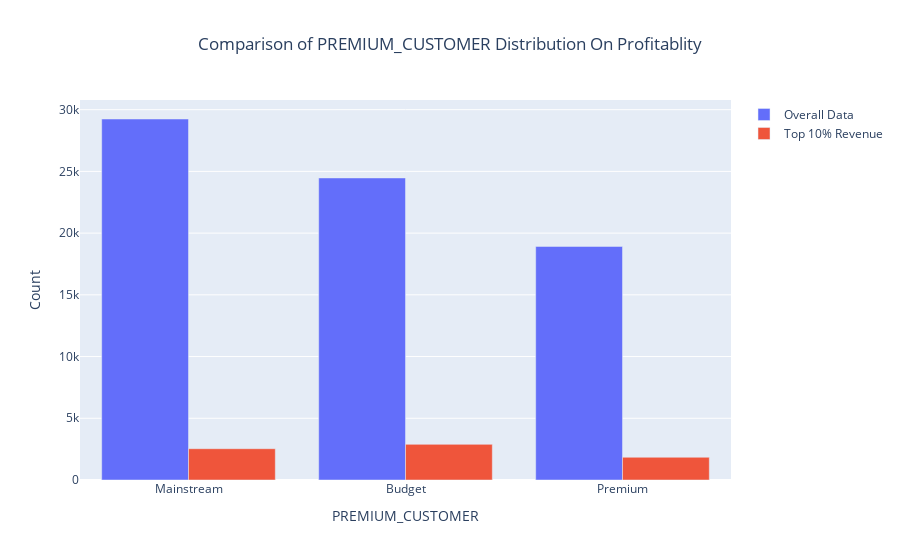

Notebook cell for this chart:
### Code cell
# Compare PREMIUM_CUSTOMER distribution between all customers and top 10% revenue generators
full_counts = cust_data["PREMIUM_CUSTOMER"].value_counts()
top_counts = most_proft_cust_data["PREMIUM_CUSTOMER"].value_counts()

fig = go.Figure()
fig.add_trace(go.Bar(x=full_counts.index, y=full_counts.values, name="Overall Data"))
fig.add_trace(go.Bar(x=top_counts.index, y=top_counts.values, name="Top 10% Revenue"))
fig.update_layout(
    title="Comparison of PREMIUM_CUSTOMER Distribution On Profitablity",
    xaxis_title="PREMIUM_CUSTOMER",
    yaxis_title="Count",
    barmode="group",
    title_x=0.5,
)
fig.show()

### Figure 1 — Plotly figure (JSON) as saved in the notebook; plotly's stock layout.template omitted (floating-point values rounded to 4 significant figures)
{"data": [{"name": "Overall Data", "type": "bar", "x": ["Mainstream", "Budget", "Premium"], "y": [29245, 24470, 18922]}, {"name": "Top 10% Revenue", "type": "bar", "x": ["Budget", "Mainstream", "Premium"], "y": [2887, 2535, 1841]}], "layout": {"barmode": "group", "title": {"text": "Comparison of PREMIUM_CUSTOMER Distribution On Profitablity", "x": 0.5}, "xaxis": {"title": {"text": "PREMIUM_CUSTOMER"}}, "yaxis": {"title": {"text": "Count"}}}}
